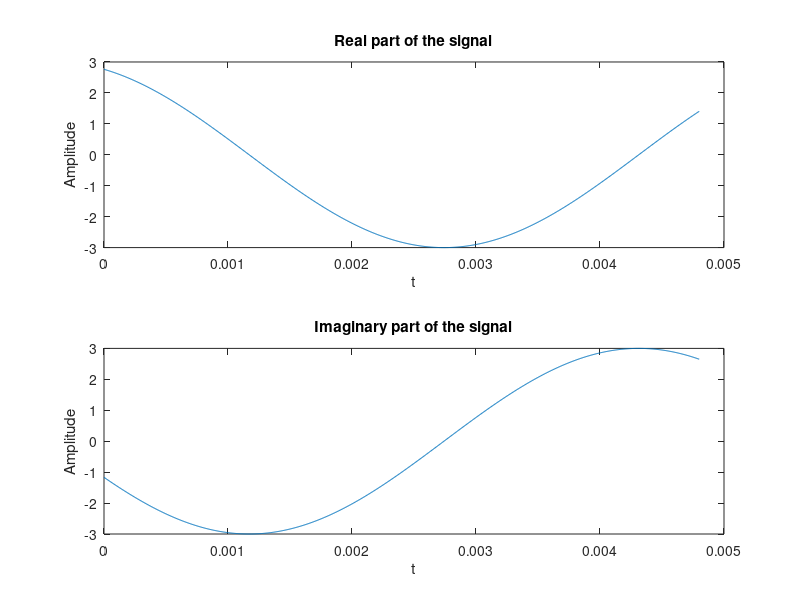

MATLAB code to generate this figure:
% Define the signal
A = 3;
pi = -0.4;
omega = 2*pi*1250;
t = linspace(0,2/1250*3,1000);
x = A*exp(1i*(omega*t+pi));

% Plot the real and imaginary parts of the signal
subplot(2,1,1);
plot(t,real(x));
title('Real part of the signal');
xlabel('t');
ylabel('Amplitude');

subplot(2,1,2);
plot(t,imag(x));
title('Imaginary part of the signal');
xlabel('t');
ylabel('Amplitude');
